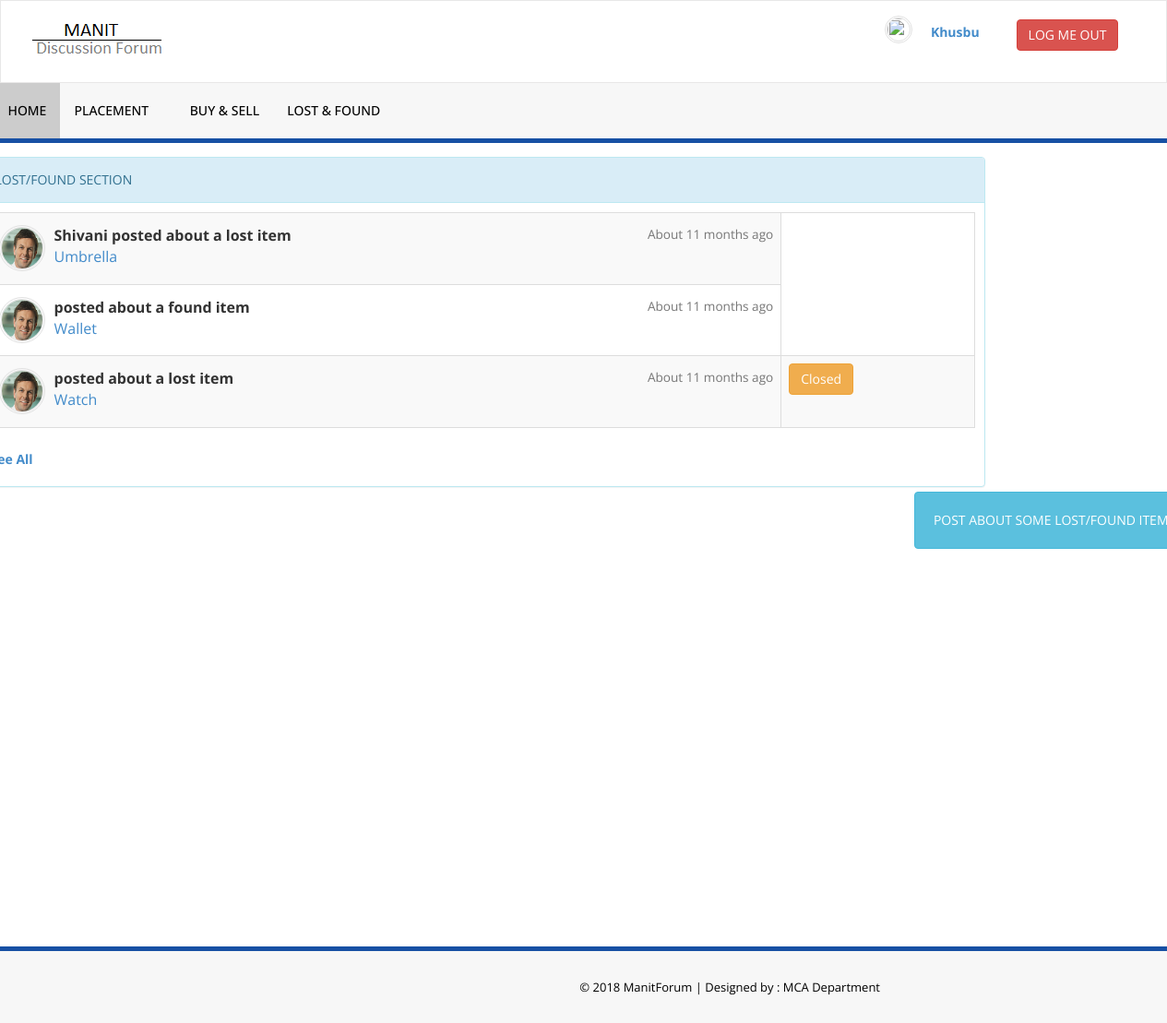
Screenshot of /lostFound.php (signed in) with the database file from the repository.
### tables this page shows
CREATE TABLE `student` (
  `Student_ID` varchar(10) NOT NULL,
  `Student_Name` varchar(30) NOT NULL,
  `Branch_ID` varchar(10) NOT NULL,
  `DOB` date NOT NULL,
  `Mobile_No` bigint(10) NOT NULL,
  `Email_ID` varchar(30) NOT NULL,
  `Password` varchar(255) NOT NULL,
  `Semester` int(2) NOT NULL
);

CREATE TABLE `lost_found` (
  `Lost_Found_ID` bigint(10) NOT NULL,
  `Lost_Found_Title` varchar(100) NOT NULL,
  `Description` varchar(500) NOT NULL,
  `Email` varchar(50) NOT NULL,
  `Type` varchar(10) NOT NULL,
  `Status` int(1) NOT NULL DEFAULT '0',
  `Date` datetime NOT NULL
);

### lostFound.php (the view, shortened to what this page needs)
<?php
	include('include/serverLostFoundStatusChange.php');
	include 'headLinks.php';
	include 'header.php';
?>
<!DOCTYPE html>
<html xmlns="http://www.w3.org/1999/xhtml">
<body >
    <div class="content-wrapper">
         <div class="container">
			<div class="row">
				<div class="col-md-10">
					<div class="panel panel-info">
					    <div class="panel-heading">
                            LOST/FOUND SECTION
						</div>
						<div class="panel-body">
							<div class="col-mod-8">
								<table class="table table-striped table-bordered">
								    <tbody>
                                        <?php
										$query="SELECT * from lost_found ORDER BY Lost_Found_ID DESC LIMIT 5";
										$result = $db->query($query);
										while($row=$result->fetch_assoc()){
											$query1="SELECT Student_Name from student WHERE Email_ID='$row[Email]'";
											$result1=$db->query($query1);
											$row1=$result1->fetch_assoc();
											$d1=date('Y-m-d H:i:s');
											$d0=$row['Date'];
											$dateStart = new DateTime($d0);
											$dateEnd   = new DateTime($d1);
											$interval = $dateStart->diff($dateEnd);
											echo "<tr>
                                            <td>
												<div class='row' style='margin-left:0px; width:100%;'>
													<div class='chat-widget-name-right' >
														<img class='media-object img-circle img-left-chat' src='assets/img/user2.png' />
													</div>
													<div class='header'>";
														$arr = explode(' ',trim($row1['Student_Name']));
														if($row['Type']=="found"){
															echo "<strong class='primary-font'>".$arr[0]." posted about a found item</strong>";
														}
														else{
															echo "<strong class='primary-font'>".$arr[0]." posted about a lost item</strong>";
														}
															echo "<small class='pull-right text-muted'><span class='glyphicon glyphicon-time'></span>";
															if($interval->format('%Y')>0)
																echo " About ".$interval->format('%Y').' year ago';
															else if($interval->format('%m')>0)
																echo " About ".$interval->format('%m'). ' months ago';
														echo "</small>
													</div>";
													echo "<a href='currentLostFound.php?lf=".$row['Lost_Found_ID']."'>
														<p>";
															echo $row['Lost_Found_Title'];
														echo "</p>
													</a>
												</div>
											</td>";
											if($row['Status']==1){
												echo "<td><button class='btn btn-warning'>Closed</button></td>";
											}
											else if($row['Status']==0 && $row['Email']==$_SESSION['email']){
												echo "<form method='POST'><input type='hidden' name='lf_id' value='".$row['Lost_Found_ID']."'>
												<td><button name='close' class='btn btn-warning'>Close This Thread</button></td></form>";
											}
											echo "</tr>";
										}
									?>
									</tbody>
								</table>
						    </div>
							<label><a href="allLostFound.php">See All</a></label>
					    </div>
					</div>
                </div>
				<a href="newLostFound.php">
					<button type="submit" class="btn btn-info right-div">POST ABOUT SOME LOST/FOUND ITEM</button>
				</a>
			</div>
			<br>
		</div>
	</div>
    <?php include('footer.php'); ?>
</body>
</html>

### header.php (shortened to what this page needs)
<div>
  <div class="navbar navbar-inverse set-radius-zero">
      <div class="container" style="width: 95%;">
          <div class="navbar-header">
              <a class="navbar-brand" href="Dashboard.php">
                  <img src="assets/img/logo.png" />
              </a>
          </div>
          <?php
                  echo "<div class='right-div'>
                  <a href='include/logout.php' class='btn btn-danger pull-right'>LOG ME OUT</a>";
                  echo "</div>";
          ?>
    <div class="right-div">
            <a href="profile.php"> <label>
            <?php
            if( isset($_SESSION['logged_in']))
            {
                  if( $_SESSION['user'] == "student")
                  {
                    $query="SELECT * from student WHERE Email_ID='$_SESSION[email]'";
      							$result=$db->query($query);
      							$row=$result->fetch_assoc();
                    $first = explode(' ',trim($row['Student_Name']));
                    echo $first[0];
                  }
                  else
                  {
                    $query="SELECT * from faculty WHERE Email_ID='$_SESSION[email]'";
                    $result=$db->query($query);
                    $row=$result->fetch_assoc();
                    $first = explode(' ',trim($row['Faculty_Name']));
                    echo $first[0];
                  }
              }
              else
              {
                header("Location: index.php");
              }
            ?>
              </label></a>
          </div>
    <div class="chat-widget-name-right" >
              <a href="profile.php">
              <?php
              $email = $_SESSION['email'];
              $sql = "SELECT * FROM profileImages WHERE email = '$email'";
              $result = mysqli_query($db,$sql);
              $row = mysqli_fetch_array($result);
              echo  '<img class="media-object img-circle2 img-right-chat"
                style="margin-top:1%;margin-bottom:30px" src="images/'.$row['image'].'"/>';
              ?>
              </a>
    </div>
      </div>
  </div>
  <section class="menu-section" >
      <div class="container" >
          <div class="row" >
              <div class="col-md-12">
                  <div class="navbar-collapse collapse">
                      <ul id="menu-top" class="nav navbar-nav navbar-left">
                          <li><a href="Dashboard.php" class="menu-top-active">HOME</a></li>
                          <li>
                              <a href="#" class="dropdown-toggle" id="ddlmenuItem" data-toggle="dropdown">PLACEMENT  <span class="glyphicon glyphicon-chevron-down"></span> </a>
                          </li>
            <li><a href="#">BUY & SELL</a></li>
                          <li><a href="lostFound.php">LOST & FOUND</a></li>
                      </ul>
                  </div>
              </div>
          </div>
      </div>
  </section>
</div>

### assets/css/style.css (style rules this page uses)
.set-radius-zero { border-radius:0px; -moz-border-radius:0px; -webkit-border-radius:0px; }
.content-wrapper { margin-top: 15px; min-height:800px; padding-bottom:90px; }
.right-div { float: right; padding: 20px; }
#menu-top a { color:#000; text-decoration:none; font-weight:500; padding: 20px 15px 20px 15px; text-transform:uppercase; }
.menu-section { background-color: #f7f7f7; border-bottom:5px solid #1750A4; width:100% }
.menu-top-active { background-color:#cccccc; }
.navbar-inverse { background-color: #FFF; border-color: rgba(155, 153, 153, 0.23); }
.navbar { min-height: 90px; margin-bottom: 0px; }
.img-left-chat { border:3px double #e1e1e1; float:left; margin-right:10px; }
.img-right-chat { border:3px double #e1e1e1; float:right; margin-left:10px; }
.chat-widget-name-right { color: #808080; margin-top: 5px; margin-right: 60px; text-align:right; margin-bottom: 5px; }

### rows the page displays
student: Student_Name "Khusbu"
lost_found: student.Student_Name "Shivani", Date "11", Lost_Found_Title "Umbrella"
lost_found: Date "11", Lost_Found_Title "Wallet"
lost_found: Date "11", Lost_Found_Title "Watch", Status "Closed"
